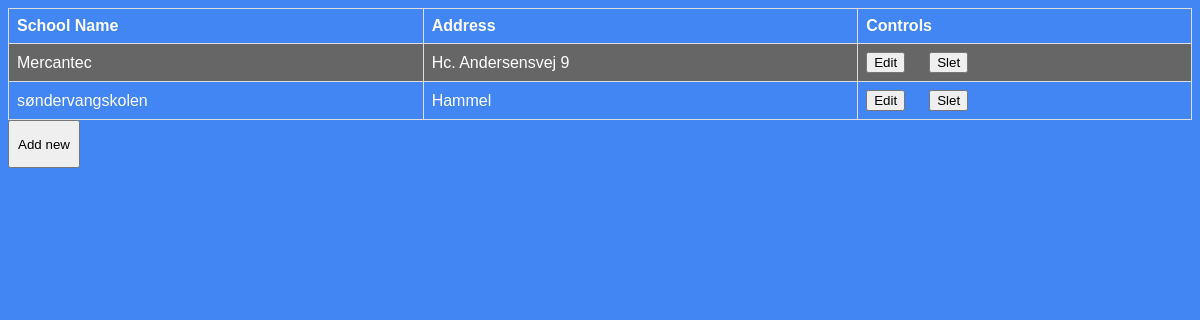
The app's page /schools/schools.php with its own data.
### tables this page shows
CREATE TABLE `schools` 
( `id` int(11) NOT NULL,
  `school_name` varchar(255) DEFAULT NULL,
  `address` varchar(255) DEFAULT NULL,
  `boss` varchar(255) DEFAULT NULL);

### schools/schools.php (the view, shortened to what this page needs)
<?php
require_once("../includes/conn.php");
$sql = "SELECT * FROM `schools`";
$result = $conn->query($sql);
$line = "";
    $line .= "<table>";
    $line .= "<tr>";
    $line .= "<th>School Name</th>";
    $line .= "<th>Address</th>";
    $line .= "<th>Controls</th>";
    $line .= "</tr>";
while ($row = $result->fetch_assoc()) {
    $line .= "<tr>";
    $line .= "<td>".$row['school_name']."</td>";
    $line .= "<td>".$row['address']."</td>";
    $line .= "<td><button style='margin-right: 2vw;' onclick='window.location.href=\"editschool.php?id=".$row['id']."\"'>Edit</button><button onclick='window.location.href=\"deleteschool.php?id=".$row['id']."\"'>Slet</button></td>";
    $line .= "</tr>";
}
$line .= "</table>";
$line .= "<button style='min-width: 6vw; min-height: 6vh;' onclick='window.location.href=\"newschool.php\"'>Add new</button>";
?>
<html>
<head>
    <link rel="stylesheet" type="text/css" href="../includes/style.css">
</head>
<body style="background: rgb(66, 134, 244)">
    <div>
        <?php echo $line; ?>
    </div>
</body>
</html>

### includes/style.css (style rules this page uses)
table { font-family: arial, sans-serif; border-collapse: collapse; width: 100%; color: white; }
td, th { border: 1px solid #dddddd; text-align: left; padding: 8px; }
tr:nth-child(even) { background-color: #666666; }
body { background : rgb(66, 134, 244); }

### records on screen
schools: school_name "Mercantec", address "Hc. Andersensvej 9"
schools: school_name "søndervangskolen", address "Hammel"
